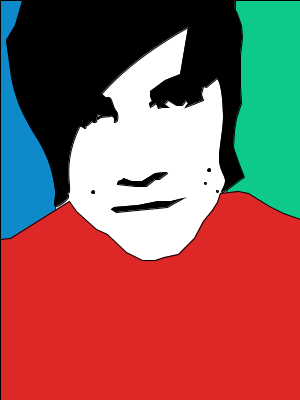
Frame 1 (no input)
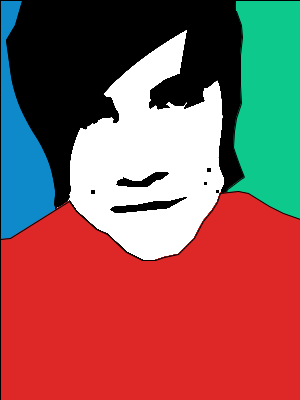
Frame 60 (the mouse pressed at the canvas centre just before this capture)
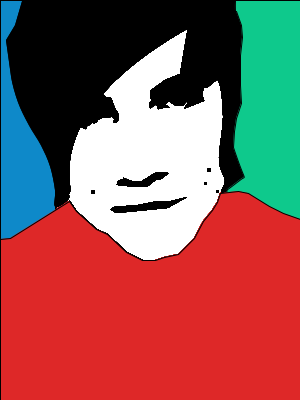
Frame 120 (the mouse held since frame 60 and released just before this capture)

The Processing sketch that drew these frames (run headless with seeded random() and noise(); from frame 60 on, the mouse is pressed at the canvas centre):

// Processing sketch: processing_3483
// ── processing_3483.pde

void mousePressed(){
println("vertex("+mouseX+", "+mouseY+");");
}
void setup(){ 
  background(255);
  size(300,400);
}

void draw (){
espacio1();
espacio2();
polera ();
pelo ();
ojo ();
nariz ();
boca ();
lunares ();
}


void espacio1(){
 beginShape();
 fill (14,201,140);
 smooth ();
vertex(300, 235);
vertex(225, 221);
vertex(235, 0);
vertex(300, 0);
endShape (CLOSE);
}

void espacio2(){
 beginShape();
 fill (14,137,201);
 smooth ();

vertex(0, 240);
vertex(55, 240);
vertex(56, 0);
vertex(0,0 );
endShape (CLOSE);
}

void polera () {
  beginShape();
  fill(222,40,40);
  smooth();

vertex(10, 238);
vertex(69, 201);
vertex(76, 211);
vertex(96, 229);
vertex(107, 234);
vertex(126, 252);
vertex(142, 260);
vertex(155, 260);
vertex(164, 257);
vertex(178, 254);
vertex(194, 238);
vertex(203, 221);
vertex(212, 210);
vertex(217, 202);
vertex(220, 193);
vertex(238, 191);
vertex(248, 193);
vertex(269, 206);
vertex(283, 213);
vertex(300, 219);
vertex(300, 400);
vertex(0, 400);
vertex(0, 239);

 endShape(CLOSE);
}

void pelo(){
  beginShape();
  fill(0);
  smooth();
vertex (206,87);
vertex(203, 86);
vertex(201, 94);
vertex(203, 100);
vertex(193, 104);
vertex(185, 107);
vertex(188, 103);
vertex(186, 100);
vertex(182, 105);
vertex(176, 105);
vertex(168, 100);
vertex(164, 104);
vertex(168, 107);
vertex(162, 107);
vertex(158, 108);
vertex(156, 103);
vertex(150, 107);
vertex(149, 103);
vertex(152, 101);
vertex(150, 96);
vertex(150, 91);
vertex(165, 80);
vertex(175, 76);
vertex(180, 74);
vertex(188, 27);
curveVertex(57, 79);
curveVertex(55, 83);
curveVertex(69, 185);
curveVertex(63, 186);
curveVertex(68, 197);
curveVertex(55, 206);
curveVertex(55, 190);
curveVertex(50, 166);
curveVertex(41, 145);
curveVertex(29, 125);
curveVertex(18, 102);
curveVertex(11, 76);
curveVertex(11, 56);
vertex(6, 40);
vertex(15, 25);
vertex(22, 1);
vertex(22, 0);
vertex(234, 0);
vertex(235, 11);
vertex(236, 11);
vertex(241, 25);
vertex(242, 37);
vertex(240, 55);
vertex(240, 85);
vertex(241, 103);
vertex(236, 118);
vertex(234, 131);
vertex(233, 147);
curveVertex(234, 164);
curveVertex(243, 179);
curveVertex(242, 178);
curveVertex(222, 192);
curveVertex(225, 180);
curveVertex(219, 159);
curveVertex(223, 115);
curveVertex(217, 78);
curveVertex(197, 80);
endShape (CLOSE);
}

void ojo () {
  beginShape();
  fill(0);
  smooth();

curveVertex(63, 99);
curveVertex(65, 98);
curveVertex(75, 97);
curveVertex(93, 98);
curveVertex(94, 94);
curveVertex(97, 96);
curveVertex(100, 93);
curveVertex(105, 97);
curveVertex(110, 98);
curveVertex(114, 108);
curveVertex(117, 113);
curveVertex(117, 120);
curveVertex(114, 122);
curveVertex(114, 118);
curveVertex(111, 115);
curveVertex(110, 116);
curveVertex(101, 117);
curveVertex(97, 119);
curveVertex(100, 115);
curveVertex(98, 114);
curveVertex(97, 117);
curveVertex(96, 121);
curveVertex(95, 122);
curveVertex(93, 122);
curveVertex(92, 121);
curveVertex(87, 125);
curveVertex(83, 124);
curveVertex(83, 120);
curveVertex(79, 119);
curveVertex(79, 117);
curveVertex(75, 122);
curveVertex(78, 124);
curveVertex(78, 121);
curveVertex(85, 123);
curveVertex(85, 128);
curveVertex(81, 126);
curveVertex(77, 125);
curveVertex(69, 123);
curveVertex(66, 123);
curveVertex(70, 118);
curveVertex(75, 112);
curveVertex(72, 113);
curveVertex(69, 113);
curveVertex(67, 112);
curveVertex(68, 111);
curveVertex(74, 110);
curveVertex(73, 108);
curveVertex(66, 106);
curveVertex(60, 103);


endShape (CLOSE);
}

void nariz () {
  beginShape();
  fill(0);
  smooth();
vertex(123, 178);
vertex(131, 181);
vertex(142, 181);
vertex(155, 173);
vertex(166, 172);
vertex(167, 173);
vertex(159, 179);
vertex(155, 179);
vertex(146, 186);
vertex(135, 186);
vertex(117, 184);
vertex(118, 181);
vertex(123, 179);
endShape (CLOSE);
}

void boca () {
  beginShape();
  fill(0);
  smooth();
vertex(114, 207);
vertex(138, 205);
curveVertex(148, 205);
vertex(158, 201);
vertex(171, 201);
vertex(183, 198);
vertex(174, 203);
vertex(167, 207);
curveVertex(145, 215);
curveVertex(130, 212);
vertex(116, 212);
vertex(111, 209);

endShape (CLOSE);
}


void lunares (){
  fill (0);
  smooth ();
  
 ellipse (209,170, 3,3);
 ellipse (205, 183, 2, 2); 
 ellipse (217, 191, 2,2);
 ellipse (93, 192, 3, 3);
}
